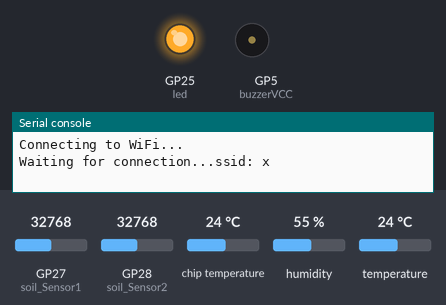
Recording of a program running on a simulated Raspberry Pi Pico running MicroPython. On the bench: output pins drawn as LEDs (lit = HIGH), buzzer (waves = sounding), the last lines printed to the serial console. Dashed ring = blinking. The test bench sets the inputs (shaded band); at power-on: GP27 (soil_Sensor1) = 32768, GP28 (soil_Sensor2) = 32768, chip temperature 24 °C, humidity 55 %, temperature 24 °C (analog values on the 0–65535 scale). WiFi joins after 1.5 s; the clock reads 2024-03-15 10:24:30 at power-on unless the program sets it; files the program writes start out absent; no MQTT or app messages arrive unless stated; values from a settings file that is not in the repository are placeholders; library files of the repository ran but are not shown: mqtt_helper.py; pins used as bus, display or sensor lines are not drawn.

Above: at 0.1 s.
At 1.6 s:
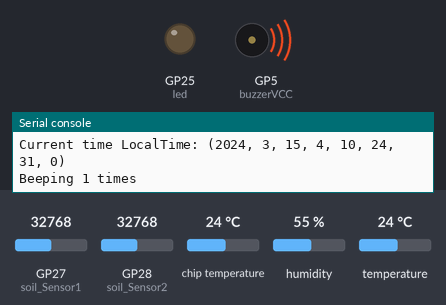
At 2.6 s:
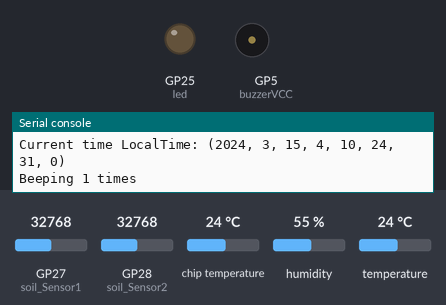
At 8.1 s:
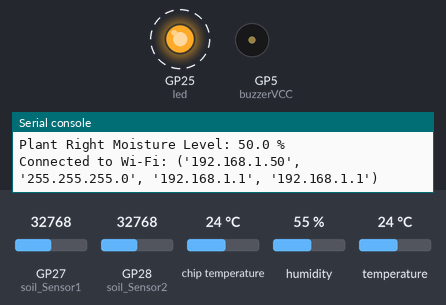
Timing chart, 0 to 12.5 s (numbered marks = the images above):
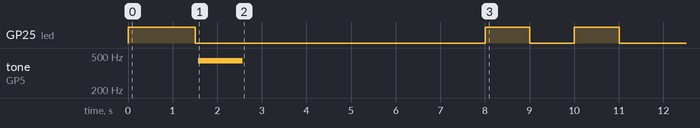

The program:

main.py
```python
# (licence header left out)
# Imports
from mqtt_helper import connect_mqtt
from logging_helper import Log, currentLogLevel, logLevels  # Importera loggningsfunktionen
import time
import dht
import machine
from machine import Pin, ADC, PWM
import gc
from wifi import connect_wifi, disconnect_wifi, is_connected, get_ip_address, get_network_info, get_signal_strength, get_mac_address

# Pin layout:
Log("Initializing onboard LED", "INFO")
led = Pin("LED", Pin.OUT)  # Alarm pin for external alarm - Inbyggd LED på Pico W

Log("Initializing DHT11 pin 11 for temp/hum", "INFO")
dht_sensor = dht.DHT11(Pin(11))  # DHT11 sensor on GPIO 15

Log("Initializing VCC buzzer pin 5", "INFO")
buzzerVCC = PWM(Pin(5))  # VCC for buzzer
buzzerVCC.freq(440)  # Set frequency to 1kHz
Log("Initializing VCC soil pin 15", "INFO")
sensorVCC = Pin(15, Pin.OUT)  # VCC for soilsensor

Log("Initializing soil sensor1 pin 27", "INFO")
soil_Sensor1 = ADC(Pin(27))  # Soil moisture sensor on GPIO 27

Log("Initializing soil sensor2 pin 28", "INFO")
soil_Sensor2 = ADC(Pin(28))  # Soil moisture sensor on GPIO 28

Log("Initializing ADC(4) for temperature measurement", "INFO")
adc = machine.ADC(4) # ADC for temperature measurement on core

#
VREF_ACTUAL = 3.3  # Check the actual reference voltage of the ADC, typically 3.3V for Pico W
# TEMP_OFFSET and TEMP_SLOPE_CORRECTION are used to calibrate the temperature reading
TEMP_OFFSET = 0.0  # Offset for temperature calibration, adjust if necessary
# TEMP_SLOPE_CORRECTION is used to adjust the slope of the temperature reading,
TEMP_SLOPE_CORRECTION = 1.0  # Slope correction for temperature calibration, adjust if necessary

# Function to read and calibrate temperature from ADC
# This function reads the ADC value, converts it to voltage, and then calculates the temperature in degrees Celsius.
# It uses a 16-bit ADC and converts the raw value to degrees Celsius.
def read_calibrated_temperature():
    adc_value = adc.read_u16() # Read the ADC value (0-65535 for 16-bit ADC)
    volt = (VREF_ACTUAL / 65535) * adc_value # Convert ADC value to voltage
    raw_temperature = 27 - (volt - 0.706) / 0.001721 # Convert voltage to temperature in Celsius using the formula for the temperature sensor
    calibrated_temperature = (raw_temperature * TEMP_SLOPE_CORRECTION) + TEMP_OFFSET # Apply slope correction and offset to the raw temperature
    # Log(f"Raw ADC value: {adc_value}, Voltage: {volt:.2f}V, Raw Temperature: {raw_temperature:.2f}°C, Calibrated Temperature: {calibrated_temperature:.2f}°C", "DEBUG")
    return raw_temperature, calibrated_temperature, volt

# Flash led
def FlashLed(noOfTimes):
    # print("Flashing LED", noOfTimes, "times")
    led.off() # Make sure led is off
    for i in range(noOfTimes,0,-1):
        led.on()
        time.sleep(1)
        led.off()
        time.sleep(1)
    time.sleep(1)

# Buzzer function to beep a specified number of times
# This function will turn on the buzzer for 1 second, then off for 1 second, repeating for the specified number of times.
# It is used to indicate startup or other events.
def Buzzer(noOfTimes):
    print("Beeping", noOfTimes, "times")
    buzzerVCC.duty_u16(0) # Make sure buzzer is off
    for i in range(noOfTimes,0,-1):
        buzzerVCC.duty_u16(32768)  # Set duty cycle to 50% (32768 out of 65535)
        time.sleep(1)
        buzzerVCC.duty_u16(0) # Set duty cycle to 0% (off)
        time.sleep(1)
    time.sleep(1)

# Flash led to indicate startup
Log("Starting up...", "INFO")
Buzzer(1) # Beep once to indicate startup

# DHT11-sensor

def read_DHT11():
    try:
        dht_sensor.measure()  # Measure temperature and humidity
        time.sleep(2)         # DHT11 requires a 2-second delay to stabilize after power-up
        temperature = dht_sensor.temperature()  # Gets temperature in Celsius
        if temperature is None:
            Log("Failed to read temperature from DHT11", "ERROR") # If temperature reading fails, log an error
            return None, None
        humidity = dht_sensor.humidity()        # Gets humidity in percentage
        if humidity < 0 or humidity > 100:  # Check if humidity is within valid range
            Log("Humidity reading out of range (0-100%)", "ERROR") # If humidity is out of range, log an error
            return None, None
        if humidity is None: # If humidity reading fails, log an error
            Log("Failed to read humidity from DHT11", "ERROR") # If humidity reading fails, log an error
            return None, None
        return temperature, humidity
    except Exception as e:
        Log(f"Exception occurred while reading DHT11: {e}", "ERROR")
        return None, None


def outlier_Deleter(value_Array):
    value_Array = sorted(value_Array) # Sort the array to calculate quartiles
    n = len(value_Array) # Number of values in the array
    q1_Pos = (n + 1) / 4 # Quartile 1 position
    q3_Pos = 3 * (n + 1) / 4 # Quartile 3 position
    # This function is used to calculate the quartile values
    def qurtile_calc(pos):
        lower = value_Array[int(pos)-1] # Lower value of the quartile
        upper = value_Array[int(pos)] # Upper value of the quartile
        return lower + (pos%1)*(upper - lower) # Interpolate between lower and upper value
    q1 = qurtile_calc(q1_Pos) # quartile 1
    q3 = qurtile_calc(q3_Pos)# quartile 3
    iqr = q3-q1# inter quartile range
    lower_Bound = q1 - (1.5*iqr) # Lower bound for outliers
    upper_Bound = q3 + (1.5*iqr) # Upper bound for outliers
    filtered_array = list(filter(lambda x:lower_Bound<=x<=upper_Bound,value_Array)) # Filter the array to remove outliers
    return filtered_array

def moisture_Percent(curr_Val):
    dry_Soil_Value = 65535 # Max value, Wet soil
    wet_Soil_Value = 0 # Min value, Desert
    percent = (curr_Val - dry_Soil_Value) * (100) / (wet_Soil_Value - dry_Soil_Value) # Calculate the percentage of moisture
    if percent < 0: # If the percentage is less than 0, set it to 0
        percent = 0
    return round(percent, 2)

def read_Sensor_Average(samples, plant_Reader, plantVCC): # Read soil sensors and return average moisture levels
    total = [] # Array to hold all measurements
    return_Array = [] # Array to hold the final moisture levels for each plant
    for _ in range(samples): # Run samples time
        plantVCC.value(1)  # Turn on VCC for soil sensors
        time.sleep(0.005) # Wait for sensors to stabilize
        single_Mesure_Array = [] # Array to hold single measurements for each plant
        for sensor in plant_Reader: # Loop over all plants
            single_Mesure_Array.append(sensor.read_u16()) # Create array and read the senor [Value plant1, Value plant2,...]
        # print("Single measurement array:", single_Mesure_Array) # Print the single measurement array
        total.append(single_Mesure_Array) # Create array [[Value plant1, Value plant2,...],[Value plant1, Value plant2,...]]
        plantVCC.value(0)  # Turn off VCC for soil sensors
        time.sleep(0.005)
    for i in range(len(plant_Reader)):# Loop over the number of plants
        clean_Value_array = outlier_Deleter([row[i] for row in total]) # Take out the values associate with the plant and clean the array from outliers
        moisture = moisture_Percent(sum(clean_Value_array) / len(clean_Value_array)) # Send the average value of the raw values to calculate the precentage between 0-100
        return_Array.append(moisture) # Append mosture level to retrun array [Moist_Level_Plant_1, Moist_Level_Plant_2,...]
    gc.collect()  # Delete nonsense data, Keep memory free!
    return return_Array

def plant_Monitor (plantVCC,sensorArray):
    sampleSize = 5 # Number of samples to take for each plant
    moistureData = [] # Array to hold moisture values for each plant
    return_Array = [] # Array to hold the final moisture levels for each plant
    for _ in range (sampleSize): #As the mesurmement of soil is noizy I collect 5 moisture value per plant
        plant_moist_Value = read_Sensor_Average(sampleSize,sensorArray, plantVCC) # Collect moisture value
        moistureData.append(plant_moist_Value) # Append the moisture value to the moistureData array

    for i in range(len(sensorArray)): # Loop over the number of plants
        moisture_Plant = outlier_Deleter([row[i] for row in moistureData]) # Take out the values associate with the plant and clean the array from outliers
        moisture = sum(moisture_Plant) / len(moisture_Plant) # Calculate the mean value of the clean array
        return_Array.append(moisture) # Append mosture level to retrun array [Mean_Moist_Level_Plant_1, Mean_Moist_Level_Plant_2,...]
    gc.collect()  # Delete nonsense data, Keep memory free!
    return return_Array

def is_mqtt_connected(client):
    try:
        # Försök att pinga brokern (om stöds)
        client.ping()
        return True
    except Exception as e:
        Log(f"MQTT connection lost: {e}", "ERROR")
        return False


def main():
     # Define log level
    currentLogLevel = logLevels["INFO"]

    Log("Starting up...", "INFO")
    Log("Starting up...", "DEBUG")
    Log("Starting up...", "ERROR")
    if not is_connected():
        Log("Not connected to Wi-Fi...connecting", "INFO")
        connect_wifi()

    client = connect_mqtt()

    if not is_mqtt_connected(client):
        Log("Not connected to MQTT...reconnecting", "INFO")
        client = connect_mqtt()

    while True:
        try:
            ADC_temperature, ADC_calibrated_temperature, ADC_voltage = read_calibrated_temperature() # Read and calibrate temperature from ADC
            if ADC_temperature is None or ADC_calibrated_temperature is None:
                Log("Failed to read temperature from ADC", "ERROR")
                continue  # Skip to the next iteration if reading fails

            print("ADC calibrated Temperature:", ADC_calibrated_temperature, "°C")

            temperature, humidity = read_DHT11() # Read temperature and humidity from DHT11 sensor
            print("Temperature:", temperature, "°C")
            print("Humidity:", humidity, "%")

            moist = plant_Monitor(sensorVCC,[soil_Sensor1,soil_Sensor2]) # Read soil moisture levels for both plants
            if moist is None or len(moist) < 2:
                Log("Failed to read moisture levels from sensors", "ERROR")
                continue
            plant_Left_Moist_Level = moist[0] # Get moisture level for left plant
            plant_Right_Moist_Level = moist[1] # Get moisture level for right plant
            print("Plant Left Moisture Level:", plant_Left_Moist_Level, "%")
            print("Plant Right Moisture Level:", plant_Right_Moist_Level, "%")

        except Exception as e: # Handle any exceptions that occur during sensor reading
            print("Sensor read failed:", e)

            time.sleep(300) # Wait for 5 minutes before retrying
            continue
        try:
            connect_wifi()  # Connect to Wi-Fi
            time.sleep(1)  # Wait for Wi-Fi to stabilize
            if not is_connected():  # Check if Wi-Fi is connected
                Log("Not connected to Wi-Fi...connecting", "INFO")
                print("Connecting to Wi-Fi...")
                connect_wifi()  # Connect to Wi-Fi
            #client = connect_mqtt() # Connect to MQTT broker

            FlashLed(2)  # Flash LED to indicate data read
            #Buzzer(1)
            # Publish data to MQTT broker
            client.publish("egsdand/feeds/picow_temp", str(temperature))
            client.publish("egsdand/feeds/picow_hum", str(humidity))

            client.publish("egsdand/feeds/moisture1", str(plant_Left_Moist_Level))
            client.publish("egsdand/feeds/moisture2", str(plant_Right_Moist_Level))

            client.publish("egsdand/feeds/adc_calibrated_temp", str(ADC_calibrated_temperature))

            # client.publish("egsdand/feeds/adc_voltage", str(ADC_voltage))
            # client.publish("egsdand/feeds/adc_temp", str(ADC_temperature))
            # client.publish("egsdand/feeds/plants", str(plants))

            print("Data published successfully")
            # Buzzer(2)
            disconnect_wifi() # Disconnect from WIFI

        except Exception as e: # Handle any exceptions that occur during MQTT publishing
            print("MQTT publish failed:", e)
            Log(f"MQTT publish failed: {e}", "ERROR")

        time.sleep(120) # Wait for 2 minutes before the next iteration
        # Free up memory
        gc.collect()  # Collect garbage to free up memory


main()
```

logging_helper.py
```python
# (licence header left out)
import utime, uos, gc

# Loggnivåer
logLevels = {
    "DEBUG": 10,
    "INFO": 20,
    "WARNING": 30,
    "ERROR": 40,
    "CRITICAL": 50,
    "SCREEN": 60,
}

currentLogLevel = logLevels["INFO"]  # Change this to set the current log level
def set_log_level(level):
    global currentLogLevel
    if level in logLevels:
        currentLogLevel = logLevels[level]
    else:
        raise ValueError(f"Invalid log level: {level}")

# Controll if there is enough free space on the filesystem
# Returns True if there is enough free space, otherwise returns False
# This function checks if there is enough free space on the filesystem
# It uses the `uos.statvfs` function to get filesystem statistics
# It checks the free space in bytes and compares it to a minimum required space
# If the free space is greater than the minimum required space, it returns True
# Otherwise, it returns False
# The default minimum required space is set to 1024 bytes (1 KB)
# This function can be used to ensure that there is enough space for logging or other operations

def has_free_space(min_bytes=1024):
    stat = uos.statvfs('/')
    block_size = stat[0]
    free_blocks = stat[3]
    free_bytes = block_size * free_blocks
    return free_bytes > min_bytes  # min_bytes = minimum free space required

def Log(message, level="INFO"):
    if logLevels[level] >= currentLogLevel:
        timeStamp = utime.localtime()
        formattedTime = "{:04d}-{:02d}-{:02d} {:02d}:{:02d}:{:02d}".format(
            timeStamp[0], timeStamp[1], timeStamp[2],
            timeStamp[3], timeStamp[4], timeStamp[5]
        )
        logMessage = f"[{formattedTime}] {level}: {message}"
        if currentLogLevel >= logLevels["SCREEN"]:
            print(logMessage)
        else:
            if has_free_space(1024):  # Kontrollera att minst 1 KB finns kvar
                with open("log.txt", "a") as logFile:
                    logFile.write(logMessage + "\n")
            else:
                print("Varning: Otillräckligt diskutrymme för loggning!")
```

ntp_sync.py
```python
# ntp_sync.py
import ntptime
import machine

def sync_time(timezone_offset=0):
    """
    Synkroniserar tiden med NTP-servern och justerar för tidszon.
    timezone_offset: antal timmar att lägga till UTC (t.ex. 2 för svensk sommartid)
    """
    try:
        print("Synchronizing time with NTP server...")
        ntptime.settime()
        rtc = machine.RTC()
        print("Current time UTC:", rtc.datetime())
        year, month, day, weekday, hour, minute, second, subsec = rtc.datetime()
        hour += timezone_offset
        rtc.datetime((year, month, day, weekday, hour, minute, second, subsec))
        print("Current time LocalTime:", rtc.datetime())
        return True
    except Exception as e:
        print("Failed to synchronize time:", e)
        return False
    print("Time synchronized with NTP server!")
    
```

boot.py
```python
# boot.py -- run on boot-up test1
from wifi import connect_wifi
from ntp_sync import sync_time
# This file is executed on every boot (including wake-boot from deepsleep)

connect_wifi() # Connect to Wi-Fi to sync time

sync_time()  # Synchronize time with NTP server

# You can also use this file to run any initialization code.
# For example, you can import your main module here if you want it to run on boot
#try:
#    import main
#except ImportError:
#    print("main.py not found, skipping import.")
# If you have a main.py file, it will be executed automatically after this boot.py
# If you want to run a specific function from main.py, you can do it here:
```

Source omitted: wifi.py (5755 bytes)

Measured:
- by itself, GP25 (led): goes LOW 6.5 s, HIGH 1.0 s, LOW 1.0 s, HIGH 1.0 s, then LOW
